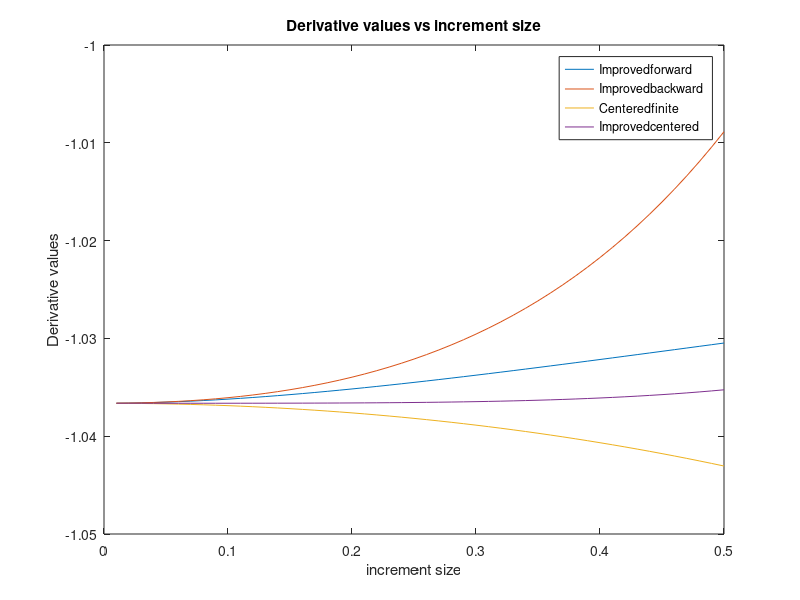

MATLAB code for this plot:
%Prepare workstation
clear all
close all
clc

%initialization
f=@(x) exp(-2*x)-x; %equation given in problem

xo=2; %value we are trying to find the derivative of
h=.5:-.01:.01; %range of different increment values
dx=h; %relabeling the h vector. 

for i=1:length(dx) 
    improvedforward(i)= (-f(xo+2*h(i))+4*f(xo+h(i))-3*f(xo))/(2*h(i)); %Improved forward finite difference approximation
    improvedbackward(i)=(3*f(xo)-4*f(xo-h(i))+f(xo-2*h(i)))/(2*h(i)); %Improved backward finite difference approximation
    centeredfinite(i)= (f(xo+h(i))-f(xo-h(i)))/(2*h(i)); %Centered finite difference approximation
    improvedcentered(i)=(-f(xo+2*h(i))+8*f(xo+h(i))-8*f(xo-h(i))+f(xo-2*h(i)))/(12*h(i)); %Improved centered finite difference approximation
end

%plotting the data
plot(dx,improvedforward,dx, improvedbackward,dx,centeredfinite,dx,improvedcentered) 
%Above is the plot of all the different methods
%Below are all the labels for the graph
xlabel('increment size')
ylabel('Derivative values')
title('Derivative values vs increment size')
legend('Improvedforward','Improvedbackward', 'Centeredfinite', 'Improvedcentered')
